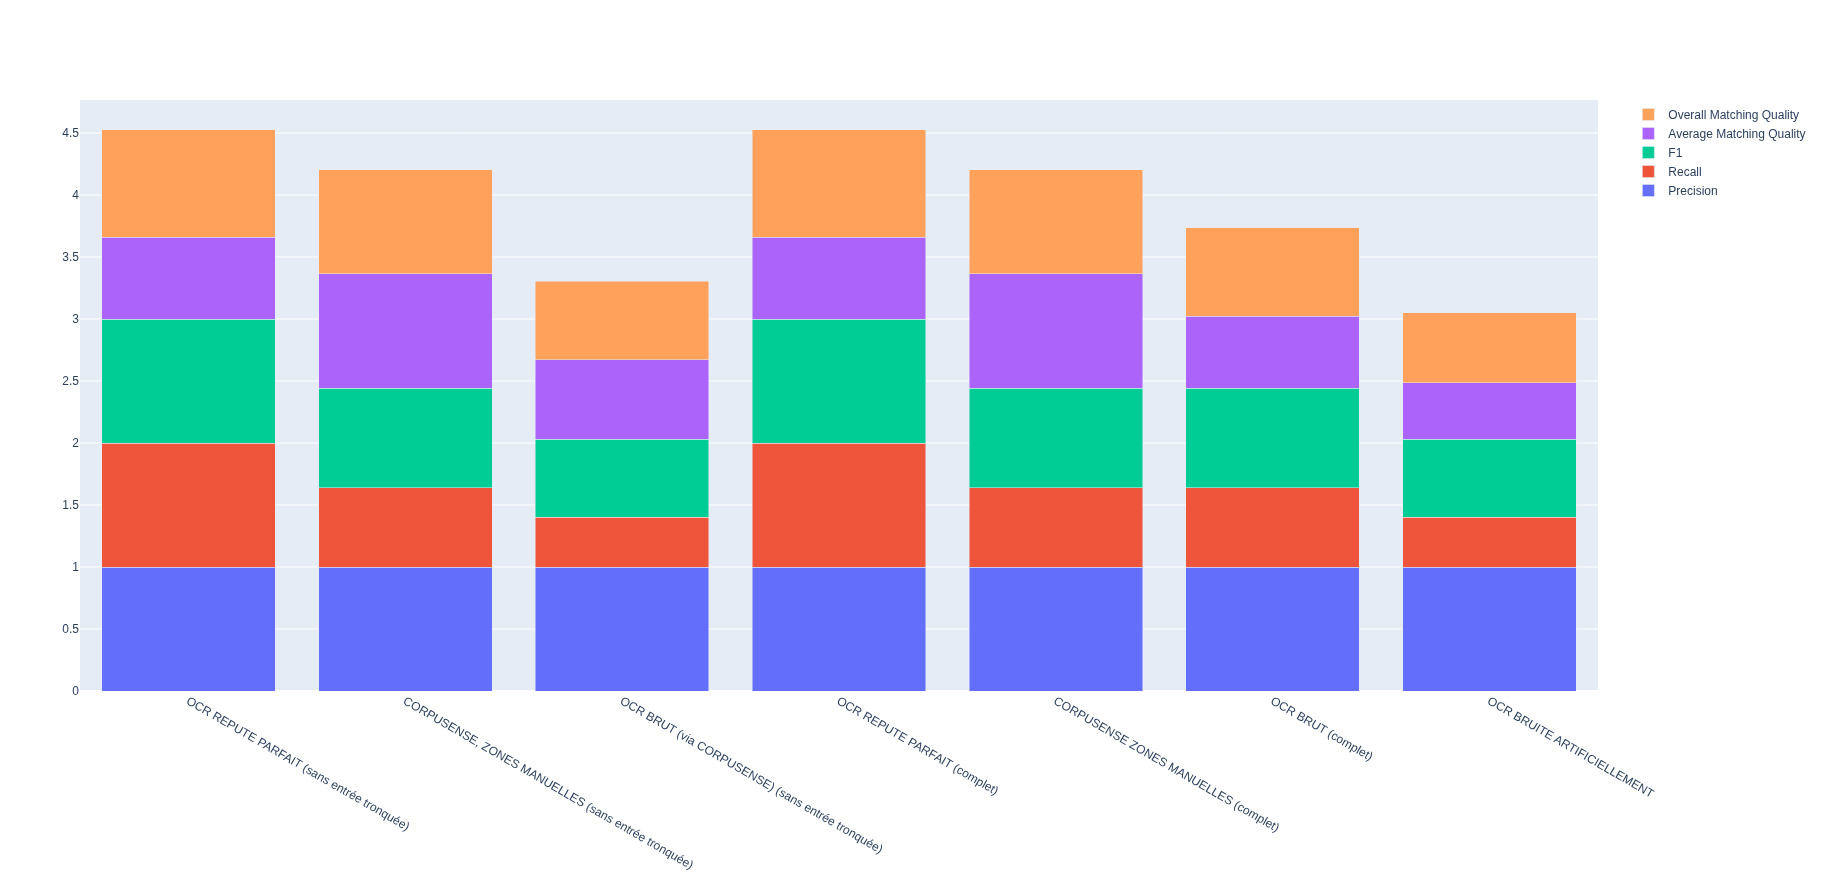

Source code (Python):
import plotly.graph_objects as go
import pandas as pd
import numpy as np

# Charger les données
df = pd.read_csv("../evaluations/overview.csv", sep="\t", encoding="utf-8")

# Catégories pour les barres
categories = ['Precision', 'Recall', 'F1', "Average Matching Quality", "Overall Matching Quality"]

# Appliquer une transformation exponentielle
exponent = 10  # Ajustez cet exposant pour accentuer les différences
df_transformed = df.copy()
for category in categories:
    df_transformed[category] = df[category] ** exponent

# Créer une figure avec des barres empilées
fig = go.Figure()

# Ajouter des barres pour chaque catégorie
for category in categories:
    fig.add_trace(go.Bar(
        x=df_transformed['Source'],
        y=df_transformed[category],
        name=category
    ))

# Mettre à jour la disposition pour des barres empilées
fig.update_layout(barmode='stack')

# Afficher la figure
fig.show()
